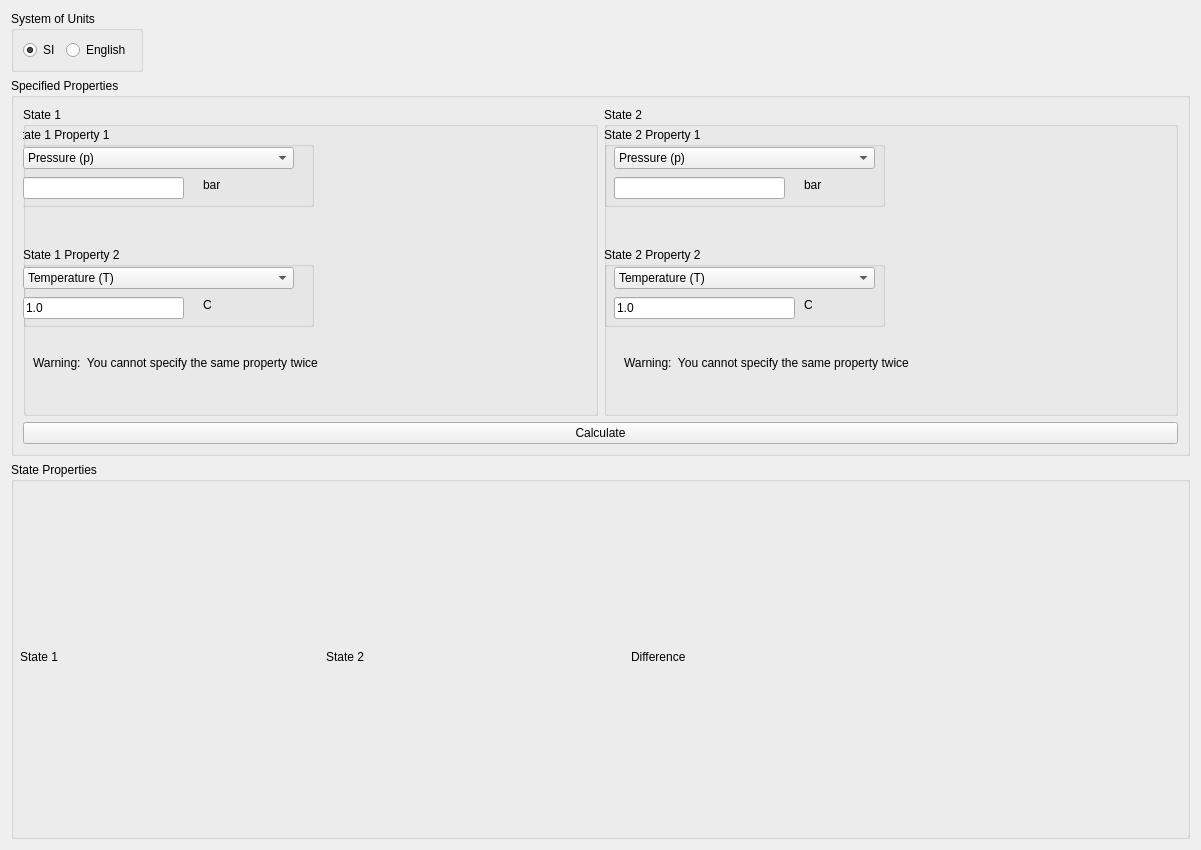
<?xml version="1.0" encoding="UTF-8"?>
<ui version="4.0">
 <class>_frm_StateCalculator</class>
 <widget class="QWidget" name="_frm_StateCalculator">
  <property name="geometry">
   <rect>
    <x>0</x>
    <y>0</y>
    <width>1201</width>
    <height>850</height>
   </rect>
  </property>
  <property name="windowTitle">
   <string>Thermodynamic State Calculator</string>
  </property>
  <layout class="QVBoxLayout" name="verticalLayout">
   <item>
    <widget class="QGroupBox" name="_grp_Units">
     <property name="sizePolicy">
      <sizepolicy hsizetype="Fixed" vsizetype="Fixed">
       <horstretch>0</horstretch>
       <verstretch>0</verstretch>
      </sizepolicy>
     </property>
     <property name="title">
      <string>System of Units</string>
     </property>
     <layout class="QHBoxLayout" name="horizontalLayout_2">
      <item>
       <widget class="QRadioButton" name="_rdo_SI">
        <property name="text">
         <string>SI</string>
        </property>
        <property name="checked">
         <bool>true</bool>
        </property>
       </widget>
      </item>
      <item>
       <widget class="QRadioButton" name="_rdo_English">
        <property name="text">
         <string>English</string>
        </property>
       </widget>
      </item>
     </layout>
    </widget>
   </item>
   <item>
    <widget class="QGroupBox" name="_grp_SpecifiedProperties">
     <property name="title">
      <string>Specified Properties</string>
     </property>
     <layout class="QGridLayout" name="gridLayout">
      <item row="1" column="0" colspan="2">
       <widget class="QPushButton" name="_pb_Calculate">
        <property name="text">
         <string>Calculate</string>
        </property>
       </widget>
      </item>
      <item row="0" column="0">
       <widget class="QGroupBox" name="_grp_SpecifiedProperties_2">
        <property name="title">
         <string>State 1</string>
        </property>
        <widget class="QGroupBox" name="_grp_S1_Property1">
         <property name="geometry">
          <rect>
           <x>-10</x>
           <y>20</y>
           <width>301</width>
           <height>80</height>
          </rect>
         </property>
         <property name="title">
          <string>State 1 Property 1</string>
         </property>
         <widget class="QComboBox" name="_cmb_Property1">
          <property name="geometry">
           <rect>
            <x>10</x>
            <y>20</y>
            <width>271</width>
            <height>22</height>
           </rect>
          </property>
          <item>
           <property name="text">
            <string>Pressure (p)</string>
           </property>
          </item>
          <item>
           <property name="text">
            <string>Temperature (T)</string>
           </property>
          </item>
          <item>
           <property name="text">
            <string>Quality (x)</string>
           </property>
          </item>
          <item>
           <property name="text">
            <string>Specific Internal Energy (u)</string>
           </property>
          </item>
          <item>
           <property name="text">
            <string>Specific Enthalpy (h)</string>
           </property>
          </item>
          <item>
           <property name="text">
            <string>Specific Volume (v)</string>
           </property>
          </item>
          <item>
           <property name="text">
            <string>Specific Entropy (s)</string>
           </property>
          </item>
         </widget>
         <widget class="QLineEdit" name="_le_Property1">
          <property name="geometry">
           <rect>
            <x>10</x>
            <y>50</y>
            <width>161</width>
            <height>22</height>
           </rect>
          </property>
         </widget>
         <widget class="QLabel" name="_lbl_Property1_Units">
          <property name="geometry">
           <rect>
            <x>190</x>
            <y>50</y>
            <width>55</width>
            <height>16</height>
           </rect>
          </property>
          <property name="text">
           <string>bar</string>
          </property>
         </widget>
        </widget>
        <widget class="QGroupBox" name="_grp_S1_Property2">
         <property name="geometry">
          <rect>
           <x>0</x>
           <y>140</y>
           <width>291</width>
           <height>80</height>
          </rect>
         </property>
         <property name="title">
          <string>State 1 Property 2</string>
         </property>
         <widget class="QComboBox" name="_cmb_Property2">
          <property name="geometry">
           <rect>
            <x>0</x>
            <y>20</y>
            <width>271</width>
            <height>22</height>
           </rect>
          </property>
          <item>
           <property name="text">
            <string>Temperature (T)</string>
           </property>
          </item>
          <item>
           <property name="text">
            <string>Pressure (p)</string>
           </property>
          </item>
          <item>
           <property name="text">
            <string>Quality (x)</string>
           </property>
          </item>
          <item>
           <property name="text">
            <string>Specific Internal Energy (u)</string>
           </property>
          </item>
          <item>
           <property name="text">
            <string>Specific Enthalpy (h)</string>
           </property>
          </item>
          <item>
           <property name="text">
            <string>Specific Volume (v)</string>
           </property>
          </item>
          <item>
           <property name="text">
            <string>Specific Entropy (s)</string>
           </property>
          </item>
         </widget>
         <widget class="QLineEdit" name="_le_Property2">
          <property name="geometry">
           <rect>
            <x>0</x>
            <y>50</y>
            <width>161</width>
            <height>22</height>
           </rect>
          </property>
          <property name="text">
           <string>1.0</string>
          </property>
         </widget>
         <widget class="QLabel" name="_lbl_Property2_Units">
          <property name="geometry">
           <rect>
            <x>180</x>
            <y>50</y>
            <width>55</width>
            <height>16</height>
           </rect>
          </property>
          <property name="text">
           <string>C</string>
          </property>
         </widget>
        </widget>
        <widget class="QLabel" name="_lbl_Warning">
         <property name="geometry">
          <rect>
           <x>10</x>
           <y>230</y>
           <width>491</width>
           <height>51</height>
          </rect>
         </property>
         <property name="text">
          <string>Warning:  You cannot specify the same property twice</string>
         </property>
        </widget>
       </widget>
      </item>
      <item row="0" column="1">
       <widget class="QGroupBox" name="_grp_SpecifiedProperties_State2">
        <property name="title">
         <string>State 2</string>
        </property>
        <widget class="QGroupBox" name="_grp_S2_Property1">
         <property name="geometry">
          <rect>
           <x>0</x>
           <y>20</y>
           <width>281</width>
           <height>80</height>
          </rect>
         </property>
         <property name="title">
          <string>State 2 Property 1</string>
         </property>
         <widget class="QComboBox" name="_cmb_S2_Property1">
          <property name="geometry">
           <rect>
            <x>10</x>
            <y>20</y>
            <width>261</width>
            <height>22</height>
           </rect>
          </property>
          <item>
           <property name="text">
            <string>Pressure (p)</string>
           </property>
          </item>
          <item>
           <property name="text">
            <string>Temperature (T)</string>
           </property>
          </item>
          <item>
           <property name="text">
            <string>Quality (x)</string>
           </property>
          </item>
          <item>
           <property name="text">
            <string>Specific Internal Energy (u)</string>
           </property>
          </item>
          <item>
           <property name="text">
            <string>Specific Enthalpy (h)</string>
           </property>
          </item>
          <item>
           <property name="text">
            <string>Specific Volume (v)</string>
           </property>
          </item>
          <item>
           <property name="text">
            <string>Specific Entropy (s)</string>
           </property>
          </item>
         </widget>
         <widget class="QLineEdit" name="_le_S2_Property1">
          <property name="geometry">
           <rect>
            <x>10</x>
            <y>50</y>
            <width>171</width>
            <height>22</height>
           </rect>
          </property>
         </widget>
         <widget class="QLabel" name="_lbl_S2_Property1_Units">
          <property name="geometry">
           <rect>
            <x>200</x>
            <y>50</y>
            <width>55</width>
            <height>16</height>
           </rect>
          </property>
          <property name="text">
           <string>bar</string>
          </property>
         </widget>
        </widget>
        <widget class="QGroupBox" name="_grp_S2_Property2">
         <property name="geometry">
          <rect>
           <x>0</x>
           <y>140</y>
           <width>281</width>
           <height>80</height>
          </rect>
         </property>
         <property name="title">
          <string>State 2 Property 2</string>
         </property>
         <widget class="QComboBox" name="_cmb_S2_Property2">
          <property name="geometry">
           <rect>
            <x>10</x>
            <y>20</y>
            <width>261</width>
            <height>22</height>
           </rect>
          </property>
          <item>
           <property name="text">
            <string>Temperature (T)</string>
           </property>
          </item>
          <item>
           <property name="text">
            <string>Pressure (p)</string>
           </property>
          </item>
          <item>
           <property name="text">
            <string>Quality (x)</string>
           </property>
          </item>
          <item>
           <property name="text">
            <string>Specific Internal Energy (u)</string>
           </property>
          </item>
          <item>
           <property name="text">
            <string>Specific Enthalpy (h)</string>
           </property>
          </item>
          <item>
           <property name="text">
            <string>Specific Volume (v)</string>
           </property>
          </item>
          <item>
           <property name="text">
            <string>Specific Entropy (s)</string>
           </property>
          </item>
         </widget>
         <widget class="QLineEdit" name="_le_S2_Property2">
          <property name="geometry">
           <rect>
            <x>10</x>
            <y>50</y>
            <width>181</width>
            <height>22</height>
           </rect>
          </property>
          <property name="text">
           <string>1.0</string>
          </property>
         </widget>
         <widget class="QLabel" name="_lbl_S2_Property2_Units">
          <property name="geometry">
           <rect>
            <x>200</x>
            <y>50</y>
            <width>55</width>
            <height>16</height>
           </rect>
          </property>
          <property name="text">
           <string>C</string>
          </property>
         </widget>
        </widget>
        <widget class="QLabel" name="_lbl_Warning_S2">
         <property name="geometry">
          <rect>
           <x>20</x>
           <y>235</y>
           <width>531</width>
           <height>41</height>
          </rect>
         </property>
         <property name="text">
          <string>Warning:  You cannot specify the same property twice</string>
         </property>
        </widget>
       </widget>
      </item>
     </layout>
    </widget>
   </item>
   <item>
    <widget class="QGroupBox" name="_grp_StateProperties">
     <property name="title">
      <string>State Properties</string>
     </property>
     <widget class="QWidget" name="horizontalLayoutWidget">
      <property name="geometry">
       <rect>
        <x>9</x>
        <y>19</y>
        <width>911</width>
        <height>351</height>
       </rect>
      </property>
      <layout class="QHBoxLayout" name="horizontalLayout">
       <item>
        <widget class="QLabel" name="_lbl_StateProperties">
         <property name="text">
          <string>State 1</string>
         </property>
        </widget>
       </item>
       <item>
        <widget class="QLabel" name="_lbl_StateProperties_2">
         <property name="text">
          <string>State 2</string>
         </property>
        </widget>
       </item>
       <item>
        <widget class="QLabel" name="_lbl_StateProperties_Diff">
         <property name="text">
          <string>Difference</string>
         </property>
        </widget>
       </item>
      </layout>
     </widget>
    </widget>
   </item>
  </layout>
 </widget>
 <resources/>
 <connections/>
</ui>
